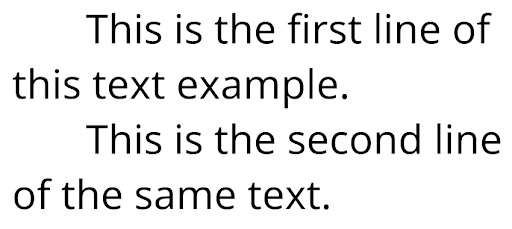
#> input picture OCR/images/testing/test1.png, 512 x 229 px
$ jupyter execute --allow-errors tesseract_ocr_image1.ipynb
#> lines starting #> are read from the running program, lines starting #| are printed output that depends on the picture; after the words box and inside, x2 and y2 are one past the last pixel; in counts of white or black regions, pixels touching at a corner belong together
[cell 1]
from PIL import Image
import pytesseract
import cv2

[cell 2]
image_to_ocr = cv2.imread('images/testing/test1.png')
#> image_to_ocr is the input picture: shape (229, 512, 3); min 0, max 255, mean 234

[cell 3]
preprocessed_img = cv2.cvtColor(image_to_ocr, cv2.COLOR_BGR2GRAY)
preprocessed_img = cv2.threshold(preprocessed_img,0,255,cv2.THRESH_BINARY | cv2.THRESH_OTSU)[1]
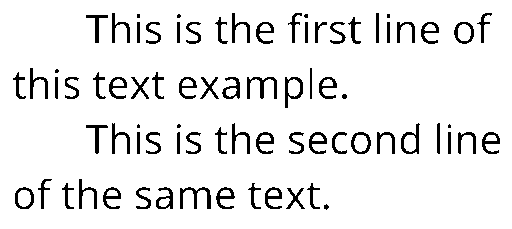
#> preprocessed_img: shape (229, 512); 91.8% white; 77 black regions (8 under 20 px), largest, box (x1, y1, x2, y2) and area: (247, 77, 277, 99) 256, (180, 187, 211, 209) 254, (285, 77, 303, 108) 210
preprocessed_img = cv2.medianBlur(preprocessed_img,3)
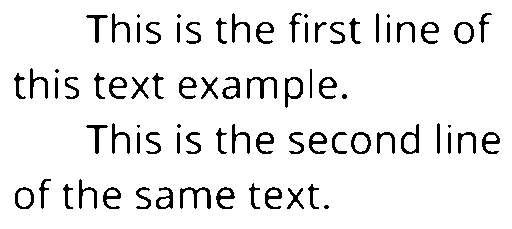
#> preprocessed_img: shape (229, 512); 92% white; 77 black regions (9 under 20 px), largest, box (x1, y1, x2, y2) and area: (247, 77, 277, 99) 251, (180, 187, 211, 209) 250, (285, 77, 303, 108) 209
cv2.imwrite('temp_img.jpg',preprocessed_img)
preprocessed_pil_img = Image.open('temp_img.jpg')
#> (the rest of this cell did not finish here and is left out)
